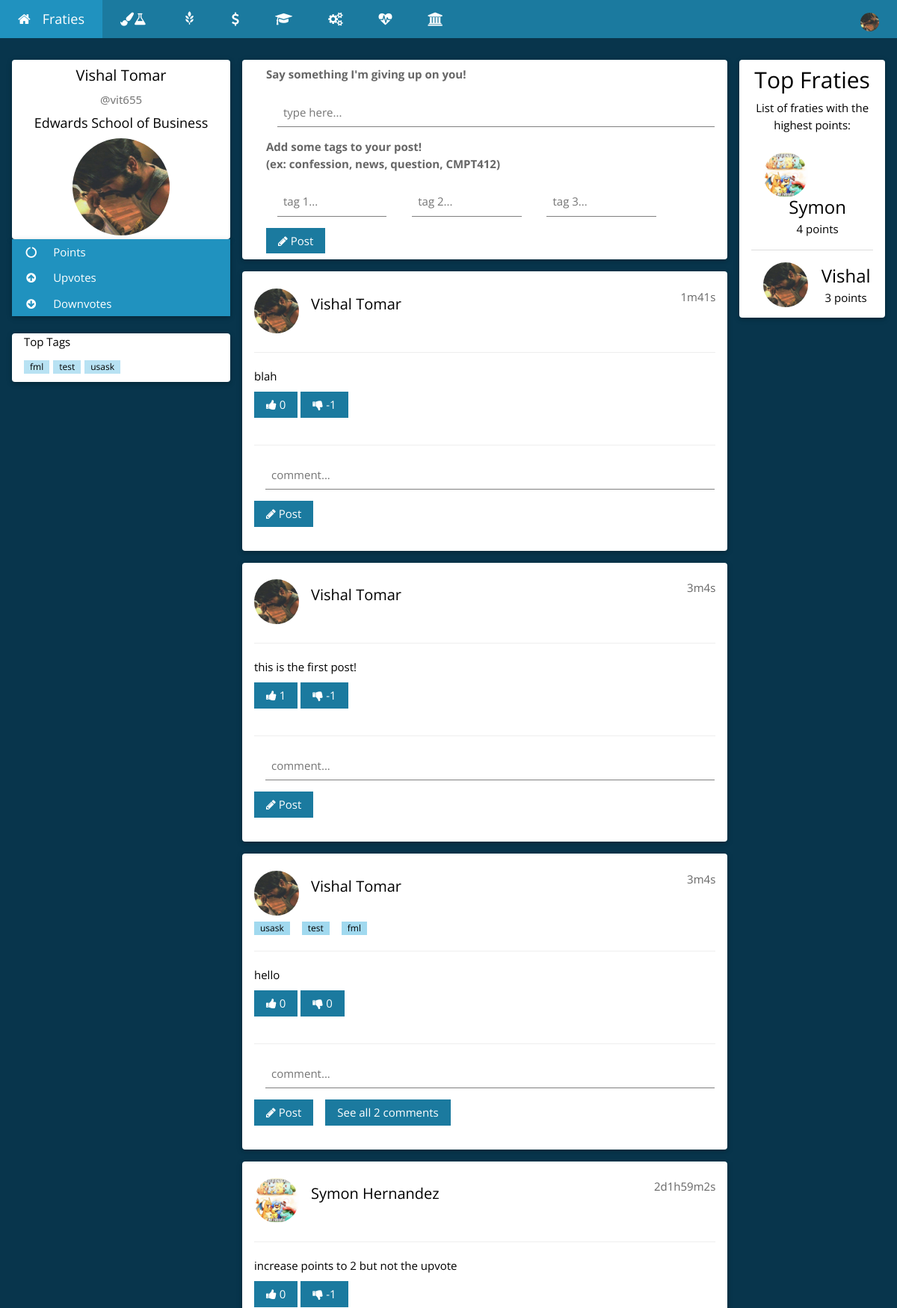
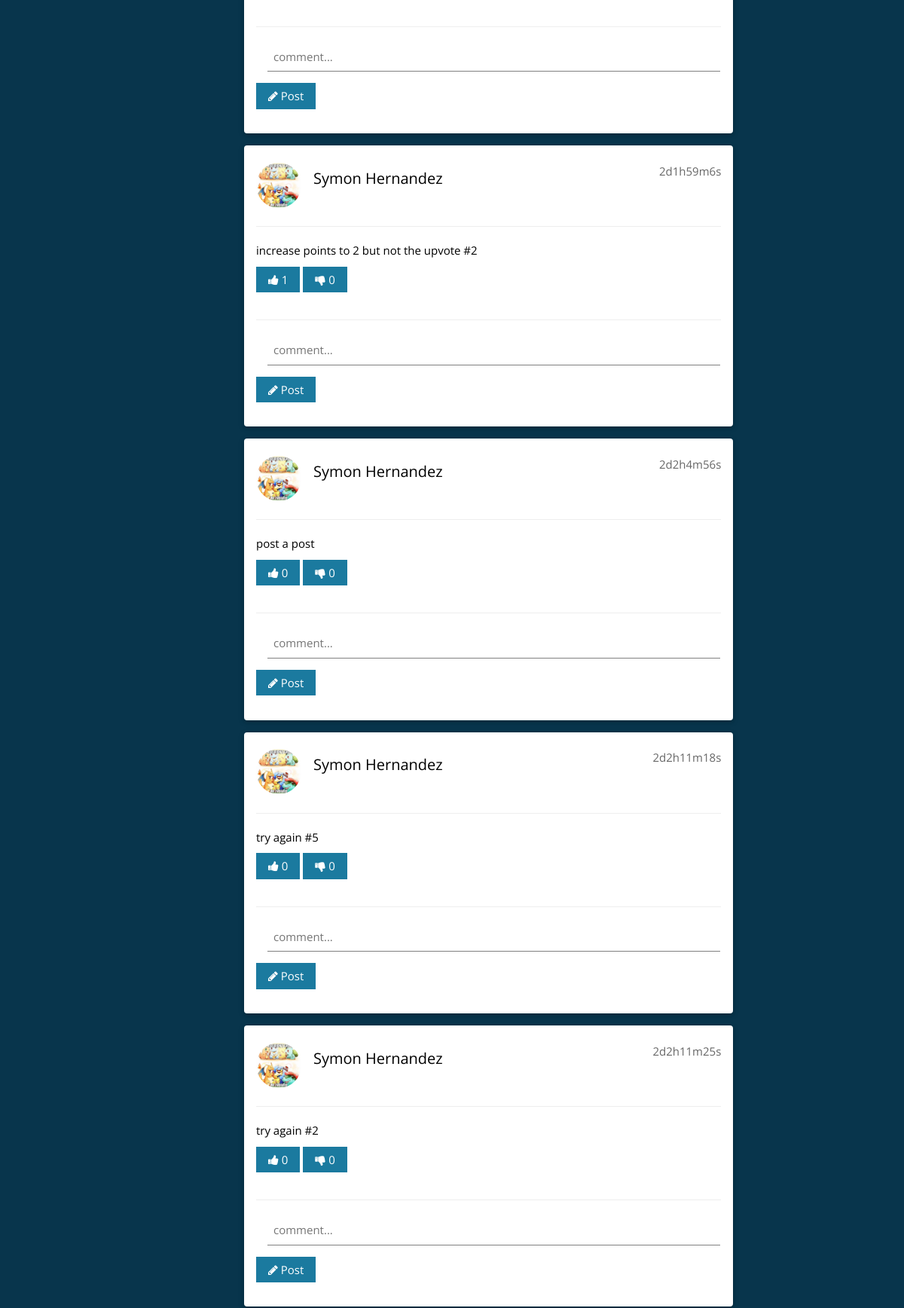
Page /home.php (signed in, upper part) on the committed database (2 pictures, top to bottom).
### tables this page shows
CREATE TABLE `users` (
  `userID` int(254) UNSIGNED NOT NULL,
  `userNSID` varchar(100) NOT NULL,
  `userPassword` varchar(100) NOT NULL,
  `userFirstName` varchar(500) NOT NULL,
  `userLastName` varchar(500) NOT NULL,
  `userCollege` varchar(500) NOT NULL,
  `userImagePath` varchar(1000) NOT NULL,
  `userPoints` int(254) NOT NULL DEFAULT '0',
  `userUpvotes` int(254) NOT NULL DEFAULT '0',
  `userDownvotes` int(254) NOT NULL DEFAULT '0',
  `userActive` tinyint(1) NOT NULL DEFAULT '0'
);

CREATE TABLE `posts` (
  `postID` int(254) UNSIGNED NOT NULL,
  `userNSID` varchar(100) NOT NULL,
  `userCollege` varchar(500) NOT NULL,
  `postText` varchar(150) NOT NULL,
  `postUpVotes` int(254) NOT NULL DEFAULT '0',
  `postDownVotes` int(254) NOT NULL DEFAULT '0',
  `postComments` int(254) NOT NULL DEFAULT '0',
  `postTime` timestamp NOT NULL DEFAULT CURRENT_TIMESTAMP ON UPDATE CURRENT_TIMESTAMP
);

CREATE TABLE `tags` (
  `tagID` int(254) UNSIGNED NOT NULL,
  `postID` int(254) UNSIGNED NOT NULL,
  `tagText` varchar(150) NOT NULL
);

### Login/Controller/userClass.php (called while the page is built, shortened)
<?php
    function getUserActiveStatus($nsid){
        $connection = connect();
        $nsid = mysqli_real_escape_string($connection, $nsid);
        $query = "SELECT * ";
        $query .= "FROM `users` ";
        $query .= "WHERE `userNSID` = '$nsid' ";
        $result = mysqli_query($connection, $query);
        if (mysqli_num_rows($result) == 1) {
            while($row = mysqli_fetch_assoc($result)) {
                return $row["userActive"];
            }
        }
    }
    function displayUserDB(){
        $connection = connect();
        $query = "SELECT * ";
        $query .= "FROM `users` ";
        $query .= "ORDER BY userPoints DESC";
        $result = mysqli_query($connection, $query);
        if (mysqli_num_rows($result) > 0) {
            return $result;
        } else {
            return false;
        }
    }
    function getFirstName($nsid){
        $connection = connect();
        $nsid = mysqli_real_escape_string($connection, $nsid);
        $query = "SELECT * ";
        $query .= "FROM `users` ";
        $query .= "WHERE `userNSID` = '$nsid' ";
        $result = mysqli_query($connection, $query);
        if (mysqli_num_rows($result) == 1) {
            while($row = mysqli_fetch_assoc($result)) {
                return $row["userFirstName"];
            }
        } else if(mysqli_num_rows($result) > 1){
            return false;
        } else {
            return false;
        }
    }
    function getLastName($nsid){
        $connection = connect();
        $nsid = mysqli_real_escape_string($connection, $nsid);
        $query = "SELECT * ";
        $query .= "FROM `users` ";
        $query .= "WHERE `userNSID` = '$nsid' ";
        $result = mysqli_query($connection, $query);
        if (mysqli_num_rows($result) == 1) {
            while($row = mysqli_fetch_assoc($result)) {
                return $row["userLastName"];
            }
        } else if(mysqli_num_rows($result) > 1){
            return false;
        } else {
            return false;
        }
    }
    function getImagePath($nsid){
        $connection = connect();
        $nsid = mysqli_real_escape_string($connection, $nsid);
        $query = "SELECT * ";
        $query .= "FROM `users` ";
        $query .= "WHERE `userNSID` = '$nsid' ";
        $result = mysqli_query($connection, $query);
        if (mysqli_num_rows($result) == 1) {
            while($row = mysqli_fetch_assoc($result)) {
                return $row["userImagePath"];
            }
        } else if(mysqli_num_rows($result) > 1){
            return false;
        } else {
            return false;
        }
    }
    function getCollege($nsid){
        $connection = connect();
        $nsid = mysqli_real_escape_string($connection, $nsid);
        $query = "SELECT * ";
        $query .= "FROM `users` ";
        $query .= "WHERE `userNSID` = '$nsid' ";
        $result = mysqli_query($connection, $query);
        if (mysqli_num_rows($result) == 1) {
            while($row = mysqli_fetch_assoc($result)) {
                return $row["userCollege"];
            }
        } else if(mysqli_num_rows($result) > 1){
            return false;
        } else {
            return false;
        }
    }
?>

### Post/Controller/postClass.php (called while the page is built, shortened)
<?php
    function displayPosts(){
        $connection = connect();
        $query = "SELECT * FROM `posts`";
        $query .= "ORDER BY `postTime` DESC";
        $result = mysqli_query($connection, $query);
        if (mysqli_num_rows($result) > 0) {
            return $result;
        } else {
            return false;
        }
    }
    function secondsToString($secs){
    $bit = array(
        'y' => $secs / 31556926 % 12,
        'w' => $secs / 604800 % 52,
        'd' => $secs / 86400 % 7,
        'h' => $secs / 3600 % 24,
        'm' => $secs / 60 % 60,
        's' => $secs % 60
        );
    foreach($bit as $k => $v)
        if($v > 0)$ret[] = $v . $k;
    return join('', $ret);
}
?>

### home.php (the view, shortened to what this page needs)
<?php
    require_once 'Login/Controller/userClass.php';
    require_once 'Post/Controller/postClass.php';
    require_once 'Post/Controller/postTag.php';
    $NSID = $_SESSION["userNSID"];
    if(getUserActiveStatus($NSID)==1){
        $FirstName = getFirstName($NSID);
        $LastName = getLastName($NSID);
        $ImagePath = getImagePath($NSID);
        $College = getCollege($NSID);
    } else {
        header('Location: index.php');
        exit;
    }
?>
<!DOCTYPE html>
<html>
<head>
   <link rel="stylesheet" href="https://maxcdn.bootstrapcdn.com/bootstrap/3.3.7/css/bootstrap.min.css">
    <link rel="stylesheet" href="CSS/homeTheme.css">
    <link rel="stylesheet" href="https://cdnjs.cloudflare.com/ajax/libs/font-awesome/4.6.3/css/font-awesome.min.css">
</head>
<body class="w3-theme-l5">
<div class="w3-top">
 <ul class="w3-navbar w3-theme-d5 w3-left-align w3-large">
  <li><a href="home.php" title="Go home!" class="w3-padding-large w3-theme-d4"><i class="fa fa-home w3-margin-right"></i>Fraties</a></li>
  <li class="w3-hide-small"><a href="Arts&Science.php" class="w3-padding-large w3-hover-white" title="Arts & Science"><i class="fa fa-paint-brush"></i><i class="fa fa-flask"></i></a></li>
  <li class="w3-hide-small"><a href="Agriculture.php" class="w3-padding-large w3-hover-white" title="Agriculture and Bioresources"><i class="glyphicon glyphicon-grain"></i></a></li>
<li class="w3-hide-small"><a href="ESB.php" class="w3-padding-large w3-hover-white" title="Edwards School of Business"><i class="fa fa-usd"></i></a></li>
<li class="w3-hide-small"><a href="Education.php" class="w3-padding-large w3-hover-white" title="Education"><i class="fa fa-graduation-cap"></i></a></li>
<li class="w3-hide-small"><a href="Engineering.php" class="w3-padding-large w3-hover-white" title="Engineering"><i class="fa fa-cogs"></i></a></li>
<li class="w3-hide-small"><a href="Kinesiology.php" class="w3-padding-large w3-hover-white" title="Kinesiology"><i class="fa fa-heartbeat"></i></a></li>
<li class="w3-hide-small"><a href="STM.php" class="w3-padding-large w3-hover-white" title="St. Thomas More"><i class="fa fa-university"></i></a></li>
  <li class="w3-dropdown-hover w3-hide-small w3-right">
      <div class="w3-padding-large w3-hover-white" title="My Account">
          <img src='<?php echo $ImagePath; ?>' class="w3-circle" style="height:25px;width:25px" alt="Avatar">
      </div>
  </li>
 </ul>
</div>
<div class="w3-container w3-content" style="max-width:1400px;margin-top:80px">
  <div class="w3-row">
    <div class="w3-col m3">
      <div class="w3-card-2 w3-round w3-white">
        <div class="w3-container">
         <h4 class="w3-center"><?php echo $FirstName." ".$LastName; ?></h4>
         <p class="w3-center w3-text-grey w3-slim">@<?php echo $NSID; ?></p>
         <h5 class="w3-center"><?php echo $College; ?></h5>
         <p class="w3-center"><img src='<?php echo $ImagePath; ?>' class="w3-circle" style="height:130px;width:130px" alt="Avatar"></p>
        </div>
      </div>
      <div class="w3-card-2 w3-round">
        <div class="w3-accordion w3-white">
          <button title="Your total points" onclick="myFunction('Demo1')" class="w3-btn-block w3-theme-d4 w3-left-align"><i class="fa fa-circle-o-notch fa-fw w3-margin-right"></i> Points</button>
          <button title="Upvotes recieved" onclick="myFunction('Demo2')" class="w3-btn-block w3-theme-d4 w3-left-align"><i class="fa fa-arrow-circle-up  fa-fw w3-margin-right"></i> Upvotes</button>
          <button title="Downvotes recieved" onclick="myFunction('Demo3')" class="w3-btn-block w3-theme-d4 w3-left-align"><i class="fa fa-arrow-circle-down  fa-fw w3-margin-right"></i> Downvotes</button>
        </div>
      </div>
      <br>
      <div class="w3-card-2 w3-round w3-white w3-hide-small">
        <div class="w3-container">
          <p>Top Tags</p>
          <p>
            <?php echo getTopTags(); ?>
          </p>
        </div>
      </div>
      <br>
    </div>
    <div class="w3-col m7">
      <div class="w3-row-padding">
        <div class="w3-col m12">
          <div class="w3-card-2 w3-round w3-white">
            <div class="w3-container w3-padding">
                <form class="w3-container" autocomplete="off" method="post">
                    <label class="w3-opacity">Say something I'm giving up on you!</label>
                    <input placeholder="type here..." class="w3-input" name="post" type="text" required>
                    <label class="w3-opacity">Add some tags to your post!<br />(ex: confession, news, question, CMPT412)</label><br />
                    <input placeholder="tag 1..." style="display:inline; width:25%;" class="w3-input" name="tag1" type="text">
                    <input placeholder="tag 2..." style="display:inline; width:25%;" class="w3-input" name="tag2" type="text">
                    <input placeholder="tag 3..." style="display:inline; width:25%;" class="w3-input" name="tag3" type="text"><br />
                    <button type="submit" class="w3-btn w3-theme-d5"><i class="fa fa-pencil"></i> Post</button>
                </form>
            </div>
          </div>
        </div>
      </div>
<?php
$result = displayPosts();
while($row = mysqli_fetch_assoc($result)) {
    $postID = $row["postID"];
    $postNsid = $row["userNSID"];
    $postText = $row["postText"];
    $postUpVotes = " ".$row["postUpVotes"];
    $postDownVotes = " ".$row["postDownVotes"];
    $postCommentCount = " ".$row["postComments"];
    $nowtime = date(time());
    $postTime = strtotime($row["postTime"]);
        echo "<div class='w3-container w3-card-2 w3-white w3-round w3-margin'><br>";
        echo "<img src='".getImagePath($postNsid)."' alt='Avatar' class='w3-left w3-circle w3-margin-right' style='width:60px; height:60px;'>";
        echo "<span class='w3-right w3-opacity'>".secondsToString($nowtime-$postTime)."</span>";
        echo "<h4>";
            echo "<a href=profile.php?nsid=".$postNsid.">".getFirstName($postNsid)." ".getLastName($postNsid)."</a>";
        echo "</h4><br>";
        echo "<p>";
          echo getTags($postID);
        echo "</p>";
        echo "<hr class='w3-clear'>";
        echo "<p>";
            echo $postText;
        echo "</p>";
            echo "<button type='submit' onclick='upVote(this)' value='".$postID."' class='upvote w3-btn w3-theme-d5 w3-margin-bottom'><i class='fa fa-thumbs-up'></i><span id='up".$postID."'>".$postUpVotes."</span></button> ";
            echo "<button type='submit' onclick='downVote(this)' value='".$postID."' class='downvote w3-btn w3-theme-d5 w3-margin-bottom'><i class='fa fa-thumbs-down'></i><span id='down".$postID."'>".$postDownVotes."</span></button> ";
            echo "<hr class='w3-clear'>";
            echo "<div class='w3-margin-right'><input id='comment".$postID."' placeholder='comment...' class='w3-input' name='comment' type='text' required></div>";
            echo "<button type='submit' onclick='comment(this)' value='".$postID."' class='w3-btn w3-theme-d5 w3-margin-bottom'><i class='fa fa-pencil'></i> Post</button>";
              echo "<button id='count".$postID."' onclick='commentList(this)' value='".$postID."' class='w3-btn w3-theme-d5 w3-margin-bottom w3-margin-left'".(($postCommentCount==0)?'style="display:none;"':'')."'>See all ".$postCommentCount." comments</button>";
        echo "</div>";
}
?>
    </div>
    <div class="w3-col m2">
      <div class="w3-card-2 w3-round w3-white w3-center">
        <div class="w3-container">
          <h2>Top Fraties</h2>
          <p>List of fraties with the highest points:</p>
          <ul class="w3-ul">
<?php
$leaders = displayUserDB();
while($row = mysqli_fetch_assoc($leaders)) {
    $imagePath = $row["userImagePath"];
    $points = $row["userPoints"];
    $name = $row["userFirstName"];
    $nsid = $row["userNSID"];
    if(getUserActiveStatus($nsid)){
        echo "<li class='w3-padding-16'>";
          echo "<img src='{$imagePath}' class='w3-left w3-circle w3-margin-right' style='width:60px; height:60px;'>";
          echo "<span class='w3-xlarge'><a href='profile.php?nsid={$nsid}'>{$name}</a></span><br>";
          echo "<span>{$points} points</span>";
        echo "</li>";
    }
}
?>
          </ul>
        </div>
      </div>
      <br>
    </div>
  </div>
</div>
<br>
</body>
</html>

### Post/Controller/postTag.php (shortened to what this page needs)
<?php
    function getTags($postID) {
        $connection = connect();
        $postID = mysqli_real_escape_string($connection, $postID);
        $query = "SELECT * ";
        $query .= "FROM `tags` ";
        $query .= "WHERE `postID` = '$postID' ";
        $result = mysqli_query($connection, $query);
        if (mysqli_num_rows($result) > 0) {
            while($row = mysqli_fetch_assoc($result)) {
                $tags .= '<span class="w3-tag w3-small w3-theme-l1 w3-margin-right"><a href="tag.php?tag='.$row["tagText"].'">'.$row["tagText"].'</a></span>';
            }
            return $tags;
        } else {
            return false;
        }
    }
    function getTopTags() {
        $connection = connect();
        $query = "SELECT `tagText` ";
        $query .= "FROM `tags` ";
        $query .= "GROUP BY `tagText`";
        $query .= "ORDER BY COUNT(*) DESC LIMIT 10";
        $result = mysqli_query($connection, $query);
        if (mysqli_num_rows($result) > 0) {
            while($row = mysqli_fetch_assoc($result)) {
                $topTags .= '<span class="w3-tag w3-small w3-theme-l2" style="margin-right:5px;"><a href="tag.php?tag='.$row["tagText"].'">'.$row["tagText"].'</a></span>';
            }
            return $topTags;
        } else {
            return false;
        }
    }
?>

### home.php (style rules this page uses)
html,body,h1,h2,h3,h4,h5 { font-family: "Open Sans", sans-serif }

### rows in the picture
users: userImagePath (picture), userFirstName "Vishal", userLastName "Tomar", userCollege "Edwards School of Business", userPoints "3"
posts: userNSID.userImagePath (picture), secondsToString($nowtime-$postTime) "1m41s", userNSID.userFirstName "Vishal", userNSID.userLastName "Tomar", postText "blah", $postID 28 (drawn), postUpVotes "0", postDownVotes "-1"
posts: userNSID.userImagePath (picture), secondsToString($nowtime-$postTime) "3m4s", userNSID.userFirstName "Vishal", userNSID.userLastName "Tomar", postText "this is the first post!", $postID 18 (drawn), postUpVotes "1", postDownVotes "-1"
posts: userNSID.userImagePath (picture), secondsToString($nowtime-$postTime) "3m4s", userNSID.userFirstName "Vishal", userNSID.userLastName "Tomar", postText "hello", $postID 27 (drawn), postUpVotes "0", postDownVotes "0", postComments "2"
tags: tagText "usask"
tags: tagText "test"
tags: tagText "fml"
posts: userNSID.userImagePath (picture), secondsToString($nowtime-$postTime) "2d1h59m2s", userNSID.userFirstName "Symon", userNSID.userLastName "Hernandez", postText "increase points to 2 but not the upvote", $postID 25 (drawn), postUpVotes "0", postDownVotes "-1"
posts: userNSID.userImagePath (picture), secondsToString($nowtime-$postTime) "2d1h59m6s", userNSID.userFirstName "Symon", userNSID.userLastName "Hernandez", postText "increase points to 2 but not the upvote #2", $postID 26 (drawn), postUpVotes "1", postDownVotes "0"
posts: userNSID.userImagePath (picture), secondsToString($nowtime-$postTime) "2d2h4m56s", userNSID.userFirstName "Symon", userNSID.userLastName "Hernandez", postText "post a post", $postID 24 (drawn), postUpVotes "0", postDownVotes "0"
posts: userNSID.userImagePath (picture), secondsToString($nowtime-$postTime) "2d2h11m18s", userNSID.userFirstName "Symon", userNSID.userLastName "Hernandez", postText "try again #5", $postID 23 (drawn), postUpVotes "0", postDownVotes "0"
posts: userNSID.userImagePath (picture), secondsToString($nowtime-$postTime) "2d2h11m25s", userNSID.userFirstName "Symon", userNSID.userLastName "Hernandez", postText "try again #2", $postID 22 (drawn), postUpVotes "0", postDownVotes "0"
users: userImagePath (picture), userFirstName "Symon", userPoints "4"

### other values in the picture
$NSID "vit655"
$row["tagText"] "fml"
$row["tagText"] "test"
$row["tagText"] "usask"
